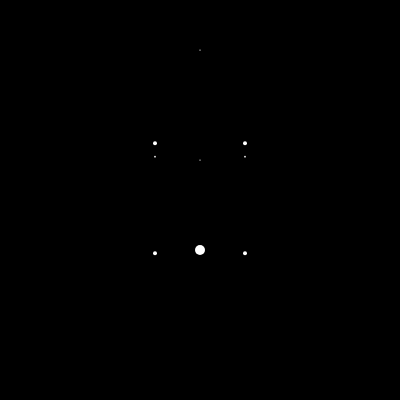
Frame 1 (no input)
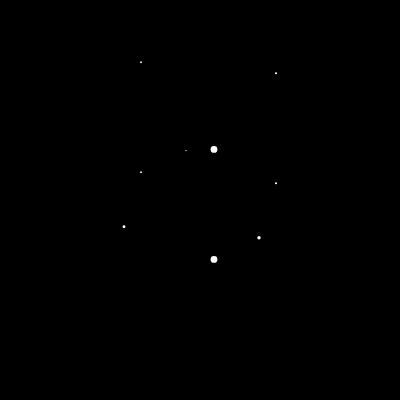
Frame 60 (no input)
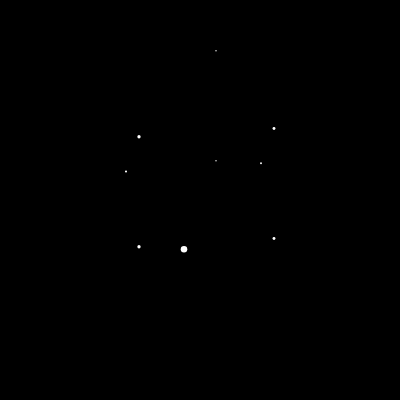
Frame 120 (the mouse pressed at the canvas centre since frame 60)

The p5.js sketch that drew these frames (run headless with seeded random() and noise() and a simulated clock; from frame 60 on, the mouse is pressed at the canvas centre):

// p5.js sketch
// ── sketch.js
let dots;

function setup() {
  createCanvas(400, 400);
  background(0);
  stroke(255);
  //frameRate(10);
  let d21 =  new Dot(90, 50, 200, 100, -45);
  let d22 = new Dot(90, 50, 200, 100, 0, false);
  let d23 = new Dot(90, 50, 200, 100, 45);

  let d1 =  new Dot(90, 50, 200, 200, -45, false);
  let d2 = new Dot(90, 50, 200, 200, 0);
  let d3 = new Dot(90, 50, 200, 200, 45, false);

  let d11 =  new Dot(90, 50, 200, 210, -45);
  let d12 = new Dot(90, 50, 200, 210, 0, false);
  let d13 = new Dot(90, 50, 200, 210, 45);


  dots = [d1, d2, d3, d11,d12,d13, d21,d22,d23];
}

function draw() {
  background(0);

  for (d of dots) {
    let result = d.NextStep();
    strokeWeight(result[2]);
    point(result[0], result[1]);
  }
}

// ── Dot.js
class Dot {
    constructor(a, b, originX, originY, startX = -a, isInFront = true) {
        this.origin = createVector(originX, originY);
        this.a = a;
        this.b = b;
        this.pos = startX;
        this.isInFront = isInFront;

        this.speed = 1;
        this.size = 10;

        if(isInFront)
        this.currentSpeed = this.speed;
        else
        this.currentSpeed = -this.speed;

    }


    NextStep() {
        let x = this.pos;
        let y = sqrt(this.b ** 2 * (this.a ** 2 - x * x)) / this.a;
        if (!this.isInFront)
            y = -y;


        //let dist = createVector(x + this.origin.x,y + this.origin.y).dist(this.origin);
        //let skewFactor = this.a/this.b;
        //let speedFactor = map(dist, this.b,this.a, 1, skewFactor);
        //print(this.currentSpeed /dist);
        this.pos += this.currentSpeed;

        if (this.pos >= this.a) {
            this.isInFront = false;
            this.currentSpeed = -this.speed;
        }
        else if (this.pos <= -this.a) {
            this.isInFront = true;
            this.currentSpeed = this.speed;
        }

        let currentSize, scalingFactor;
        if (this.isInFront) {
            scalingFactor = map(abs(x), 0, this.a, 1, 4);
        }
        else {
            scalingFactor = map(abs(x), 0, this.a, 8, 4);
        }
        currentSize = this.size / scalingFactor
        return [x + this.origin.x, y + this.origin.y, currentSize];
    }


}
